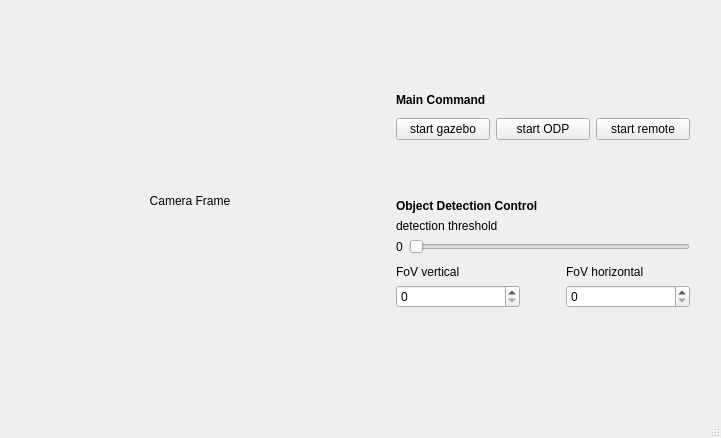
<?xml version="1.0" encoding="UTF-8"?>
<ui version="4.0">
 <class>MainWindow</class>
 <widget class="QMainWindow" name="MainWindow">
  <property name="geometry">
   <rect>
    <x>0</x>
    <y>0</y>
    <width>721</width>
    <height>438</height>
   </rect>
  </property>
  <property name="sizePolicy">
   <sizepolicy hsizetype="Fixed" vsizetype="Fixed">
    <horstretch>0</horstretch>
    <verstretch>0</verstretch>
   </sizepolicy>
  </property>
  <property name="windowTitle">
   <string>MainWindow</string>
  </property>
  <widget class="QWidget" name="centralwidget">
   <widget class="QWidget" name="">
    <property name="geometry">
     <rect>
      <x>30</x>
      <y>40</y>
      <width>660</width>
      <height>322</height>
     </rect>
    </property>
    <layout class="QHBoxLayout" name="horizontalLayout_4">
     <item>
      <widget class="QLabel" name="camera_output_frame">
       <property name="sizePolicy">
        <sizepolicy hsizetype="Fixed" vsizetype="Preferred">
         <horstretch>0</horstretch>
         <verstretch>0</verstretch>
        </sizepolicy>
       </property>
       <property name="minimumSize">
        <size>
         <width>320</width>
         <height>320</height>
        </size>
       </property>
       <property name="text">
        <string>Camera Frame</string>
       </property>
       <property name="alignment">
        <set>Qt::AlignCenter</set>
       </property>
      </widget>
     </item>
     <item>
      <spacer name="horizontalSpacer_2">
       <property name="orientation">
        <enum>Qt::Horizontal</enum>
       </property>
       <property name="sizeType">
        <enum>QSizePolicy::Fixed</enum>
       </property>
       <property name="sizeHint" stdset="0">
        <size>
         <width>40</width>
         <height>20</height>
        </size>
       </property>
      </spacer>
     </item>
     <item>
      <layout class="QVBoxLayout" name="verticalLayout_7">
       <item>
        <layout class="QVBoxLayout" name="verticalLayout_5">
         <item>
          <widget class="QLabel" name="label_2">
           <property name="sizePolicy">
            <sizepolicy hsizetype="Preferred" vsizetype="Maximum">
             <horstretch>0</horstretch>
             <verstretch>0</verstretch>
            </sizepolicy>
           </property>
           <property name="font">
            <font>
             <weight>75</weight>
             <bold>true</bold>
            </font>
           </property>
           <property name="text">
            <string>Main Command</string>
           </property>
          </widget>
         </item>
         <item>
          <spacer name="verticalSpacer">
           <property name="orientation">
            <enum>Qt::Vertical</enum>
           </property>
           <property name="sizeType">
            <enum>QSizePolicy::Fixed</enum>
           </property>
           <property name="sizeHint" stdset="0">
            <size>
             <width>20</width>
             <height>5</height>
            </size>
           </property>
          </spacer>
         </item>
         <item>
          <layout class="QHBoxLayout" name="horizontalLayout_3">
           <property name="sizeConstraint">
            <enum>QLayout::SetDefaultConstraint</enum>
           </property>
           <item>
            <widget class="QPushButton" name="start_gazebo_button">
             <property name="text">
              <string>start gazebo</string>
             </property>
            </widget>
           </item>
           <item>
            <widget class="QPushButton" name="start_camera_button">
             <property name="text">
              <string>start ODP</string>
             </property>
            </widget>
           </item>
           <item>
            <widget class="QPushButton" name="start_remote_button">
             <property name="text">
              <string>start remote</string>
             </property>
            </widget>
           </item>
          </layout>
         </item>
        </layout>
       </item>
       <item>
        <layout class="QVBoxLayout" name="verticalLayout_6">
         <item>
          <widget class="QLabel" name="label">
           <property name="sizePolicy">
            <sizepolicy hsizetype="Preferred" vsizetype="Fixed">
             <horstretch>0</horstretch>
             <verstretch>0</verstretch>
            </sizepolicy>
           </property>
           <property name="font">
            <font>
             <weight>75</weight>
             <bold>true</bold>
            </font>
           </property>
           <property name="text">
            <string>Object Detection Control</string>
           </property>
          </widget>
         </item>
         <item>
          <layout class="QVBoxLayout" name="verticalLayout_4">
           <item>
            <layout class="QVBoxLayout" name="verticalLayout">
             <item>
              <widget class="QLabel" name="detect_thresold_label">
               <property name="sizePolicy">
                <sizepolicy hsizetype="Preferred" vsizetype="Maximum">
                 <horstretch>0</horstretch>
                 <verstretch>0</verstretch>
                </sizepolicy>
               </property>
               <property name="text">
                <string>detection threshold</string>
               </property>
              </widget>
             </item>
             <item>
              <layout class="QHBoxLayout" name="horizontalLayout">
               <item>
                <widget class="QLabel" name="slider_val_label">
                 <property name="sizePolicy">
                  <sizepolicy hsizetype="Maximum" vsizetype="Preferred">
                   <horstretch>0</horstretch>
                   <verstretch>0</verstretch>
                  </sizepolicy>
                 </property>
                 <property name="text">
                  <string>0</string>
                 </property>
                </widget>
               </item>
               <item>
                <widget class="QSlider" name="detect_threshold_hSlider">
                 <property name="sizePolicy">
                  <sizepolicy hsizetype="Expanding" vsizetype="Maximum">
                   <horstretch>0</horstretch>
                   <verstretch>0</verstretch>
                  </sizepolicy>
                 </property>
                 <property name="orientation">
                  <enum>Qt::Horizontal</enum>
                 </property>
                </widget>
               </item>
              </layout>
             </item>
            </layout>
           </item>
           <item>
            <spacer name="verticalSpacer_2">
             <property name="orientation">
              <enum>Qt::Vertical</enum>
             </property>
             <property name="sizeType">
              <enum>QSizePolicy::Fixed</enum>
             </property>
             <property name="sizeHint" stdset="0">
              <size>
               <width>20</width>
               <height>5</height>
              </size>
             </property>
            </spacer>
           </item>
           <item>
            <layout class="QHBoxLayout" name="horizontalLayout_2">
             <item>
              <layout class="QVBoxLayout" name="verticalLayout_2">
               <item>
                <widget class="QLabel" name="fovv_label">
                 <property name="sizePolicy">
                  <sizepolicy hsizetype="Preferred" vsizetype="Maximum">
                   <horstretch>0</horstretch>
                   <verstretch>0</verstretch>
                  </sizepolicy>
                 </property>
                 <property name="text">
                  <string>FoV vertical</string>
                 </property>
                </widget>
               </item>
               <item>
                <widget class="QSpinBox" name="fovv_spinBox"/>
               </item>
              </layout>
             </item>
             <item>
              <spacer name="horizontalSpacer">
               <property name="orientation">
                <enum>Qt::Horizontal</enum>
               </property>
               <property name="sizeType">
                <enum>QSizePolicy::Fixed</enum>
               </property>
               <property name="sizeHint" stdset="0">
                <size>
                 <width>40</width>
                 <height>20</height>
                </size>
               </property>
              </spacer>
             </item>
             <item>
              <layout class="QVBoxLayout" name="verticalLayout_3">
               <item>
                <widget class="QLabel" name="fovh_label">
                 <property name="sizePolicy">
                  <sizepolicy hsizetype="Preferred" vsizetype="Maximum">
                   <horstretch>0</horstretch>
                   <verstretch>0</verstretch>
                  </sizepolicy>
                 </property>
                 <property name="text">
                  <string>FoV horizontal</string>
                 </property>
                </widget>
               </item>
               <item>
                <widget class="QSpinBox" name="fovh_spinBox"/>
               </item>
              </layout>
             </item>
            </layout>
           </item>
          </layout>
         </item>
        </layout>
       </item>
      </layout>
     </item>
    </layout>
   </widget>
  </widget>
  <widget class="QMenuBar" name="menubar">
   <property name="geometry">
    <rect>
     <x>0</x>
     <y>0</y>
     <width>721</width>
     <height>22</height>
    </rect>
   </property>
  </widget>
  <widget class="QStatusBar" name="statusbar"/>
 </widget>
 <resources/>
 <connections/>
</ui>
